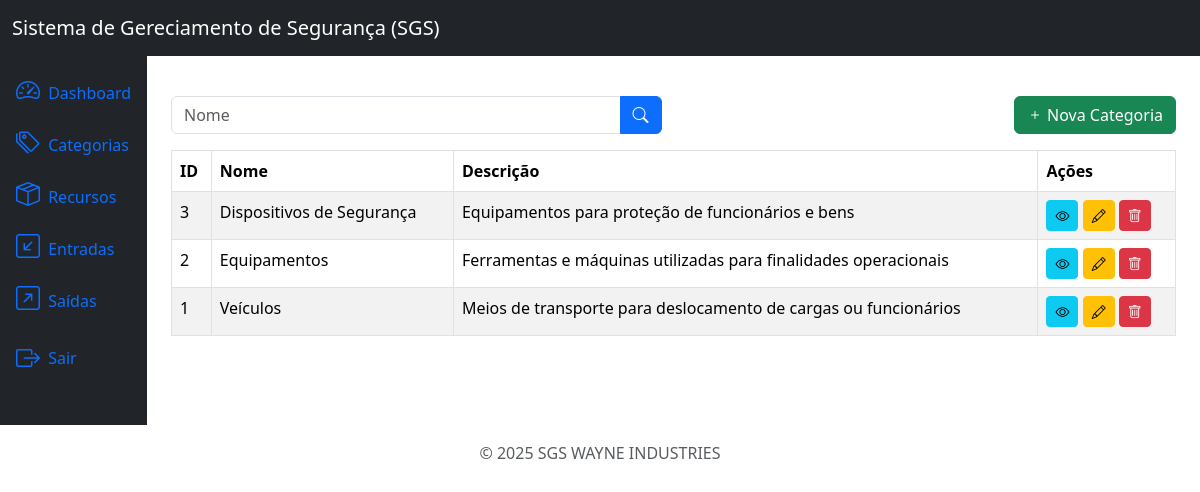
The app's page /categories/list/ (signed in) with its own data.
### categories/models.py (models this page shows, shortened)
class Category(models.Model):
    name = models.CharField(max_length=200)
    description = models.TextField(null=True, blank=True)
    created_at = models.DateTimeField(auto_now_add=True)
    update_at = models.DateTimeField(auto_now=True)
    class Meta:
        ordering = ['name']

### categories/views.py (the view)
# urls.py: path('categories/list/', views.CategoryListView.as_view(), name='category_list'),
class CategoryListView(LoginRequiredMixin, PermissionRequiredMixin, ListView):
    model = models.Category
    template_name = 'category_list.html'
    context_object_name = 'categories'
    paginate_by = 10
    permission_required = 'categories.view_category'
    def get_queryset(self):
        queryset = super().get_queryset()
        name = self.request.GET.get('name')
        if name:
            queryset = queryset.filter(name__icontains=name)
        return queryset

### categories/templates/category_list.html (shortened to what this page needs)
{% extends 'base.html' %}
{% block content %}
<div class="row mb-3">
    <div class="col-md-6">
        <form method="get" action="{% url 'category_list' %}">
            <div class="input-group">
                <input type="text" class="form-control" name="name" placeholder="Nome" value="{{ request.GET.name }}">
                <button type="submit" class="btn btn-primary">
                    <i class="bi bi-search"></i>
                </button>
            </div>
        </form>
    </div>
    {% if perms.categories.add_category %}
        <div class="col-md-6">
            <a href="{% url 'category_create' %}" class="btn btn-success float-end">
                <i class="bi bi-plus"></i> Nova Categoria
            </a>
        </div>
    {% endif %}
</div>
<div class="table-responsive">
    <table class="table table-striped table-bordered">
        <thead class="thead-dark">
            <tr>
                <th>ID</th>
                <th>Nome</th>
                <th>Descrição</th>
                <th>Ações</th>
            </tr>
        </thead>
        <tbody>
            {% for category in categories %}
            <tr>
                <td>{{ category.id }}</td>
                <td>{{ category.name }}</td>
                <td>{{ category.description }}</td>
                <td>
                    {% if perms.categories.view_category %}
                        <a href="{% url 'category_detail' category.id %}" class="btn btn-info btn-sm">
                            <i class="bi bi-eye"></i>
                        </a>
                    {% endif %}
                    {% if perms.categories.change_category %}
                        <a href="{% url 'category_update' category.id %}" class="btn btn-warning btn-sm">
                            <i class="bi bi-pencil"></i>
                        </a>
                    {% endif %}
                    {% if perms.categories.delete_category %}
                        <a href="{% url 'category_delete' category.id %}" class="btn btn-danger btn-sm">
                            <i class="bi bi-trash"></i>
                        </a>
                    {% endif %}
                </td>
            </tr>
            {% endfor %}
        </tbody>
    </table>
</div>
{% endblock %}

### records on screen
Category: id "3", name "Dispositivos de Segurança", description "Equipamentos para proteção de funcionários e bens"
Category: id "2", name "Equipamentos", description "Ferramentas e máquinas utilizadas para finalidades operacionais"
Category: id "1", name "Veículos", description "Meios de transporte para deslocamento de cargas ou funcionários"
